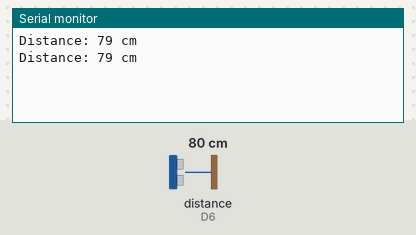
Bench run of a sketch on a simulated ESP8266 (NodeMCU). Shown: the last lines printed to the serial monitor. Wiring (inferred from the names in the program): ultrasonic range finder: trigger D5; echo D6. The inputs (shaded band) are chosen by the test bench; at power-on: distance to the obstacle (sensor on D6) 80 cm. The echo pulse lasts 58.3 µs per cm.

Above: at 1.8 s.
1.9 s: distance to the obstacle (sensor on D6) set to 2 cm
At 2.8 s:
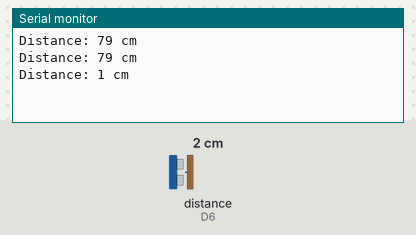
3.4 s: distance to the obstacle (sensor on D6) set to 4 cm
At 4.7 s:
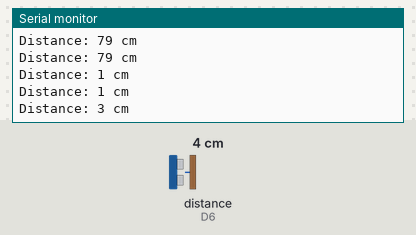
Timing chart, 0 to 6.4 s (numbered marks = the images above; inputs shaded):
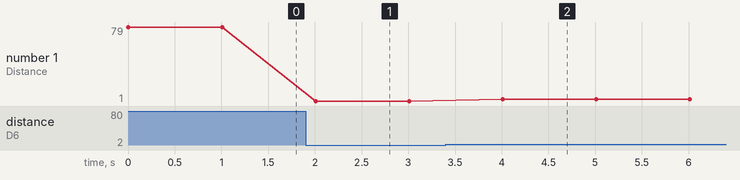

Measured:
- after the input at 1.9 s, the serial monitor: prints a new line after 0.11 s (image 1)
- after the input at 3.4 s, the serial monitor: prints a new line after 0.61 s (image 2)
- plotted number 1: 79 → 1 after the input at 1.9 s, 1 → 3 after the input at 3.4 s

The sketch:

4_distance.ino
```cpp
const int trigPin = D5;
const int echoPin = D6;

void setup() {
  Serial.begin(9600);
  pinMode(trigPin, OUTPUT);
  pinMode(echoPin, INPUT);
}

void loop() {
  // Send a 10 microsecond pulse to trigPin
  digitalWrite(trigPin, LOW);
  delayMicroseconds(2);
  digitalWrite(trigPin, HIGH);
  delayMicroseconds(10);
  digitalWrite(trigPin, LOW);

  // Read the time for the echo to return
  long duration = pulseIn(echoPin, HIGH);
  long distance = duration * 0.034 / 2;

  Serial.print("Distance: ");
  Serial.print(distance);
  Serial.println(" cm");

  delay(1000);
}
```
